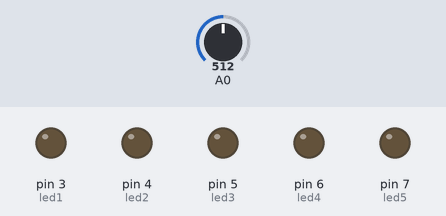
A sketch run on a simulated Arduino Uno, built with avr-gcc and run on an emulated ATmega328P. Shown: output pins drawn as LEDs (lit = HIGH). The inputs (shaded band) are chosen by the test bench; at power-on: A0 = 512. What the sketch prints to the serial monitor is not drawn.

Above: at 1.2 s.
1.3 s: A0 set to 716
At 1.8 s:
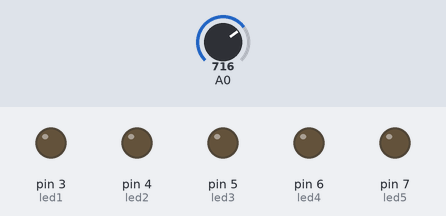
2.8 s: A0 set to 1023
At 4.0 s:
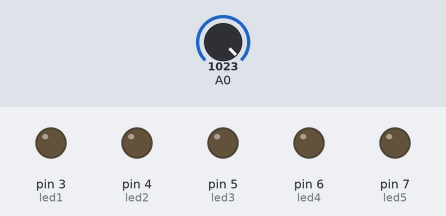
4.3 s: A0 set to 900
At 5.3 s:
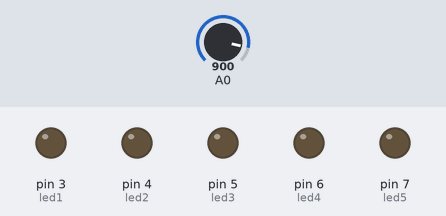
5.8 s: A0 set to 511
At 6.5 s:
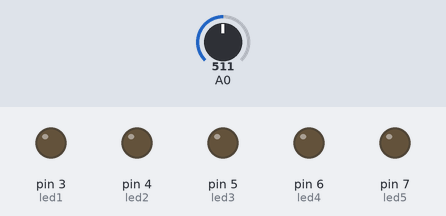
7.3 s: A0 set to 0
At 7.7 s:
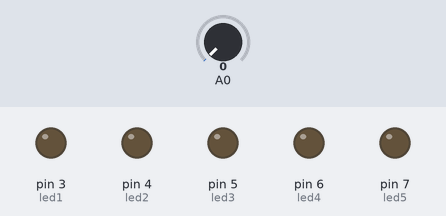
Timing chart, 0 to 9.8 s (numbered marks = the images above; inputs shaded):
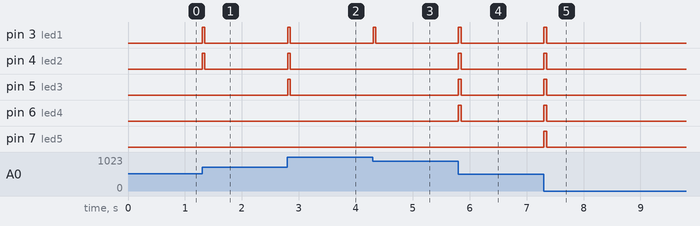

Measured:
- after the input at 1.3 s, pin 3 (led1), pin 4 (led2): LOW → HIGH at once, → LOW 0.05 s later
- after the input at 2.8 s, pin 3 (led1), pin 4 (led2), pin 5 (led3): LOW → HIGH at once, → LOW 0.05 s later
- after the input at 4.3 s, pin 3 (led1): LOW → HIGH at once, → LOW 0.05 s later
- after the input at 5.8 s, pin 3 (led1), pin 4 (led2), pin 5 (led3), pin 6 (led4): LOW → HIGH at once, → LOW 0.05 s later
- after the input at 7.3 s, pin 3 (led1), pin 4 (led2), pin 5 (led3), pin 6 (led4), pin 7 (led5): LOW → HIGH at once, → LOW 0.05 s later

The sketch:

midterm.ino
```cpp
const int sampleWindow = 50; // Sample window width in mS (50 mS = 20Hz)
unsigned int sample;
int led1 = 3;
int led2 = 4;
int led3 = 5;
int led4 = 6;
int led5 = 7;

void setup()
{
   pinMode(led1, OUTPUT);
   pinMode(led2, OUTPUT);
   pinMode(led3, OUTPUT);
   pinMode(led4, OUTPUT);
   pinMode(led5, OUTPUT);
   Serial.begin(9600);
}


void loop()
{
   unsigned long startMillis= millis();  // Start of sample window
   unsigned int peakToPeak = 0;   // peak-to-peak level

   unsigned int signalMax = 0;
   unsigned int signalMin = 1024;

   // collect data for 50 mS
   while (millis() - startMillis < sampleWindow)
   {
      sample = analogRead(0);
      if (sample < 1024)  // toss out spurious readings
      {
         if (sample > signalMax)
         {
            signalMax = sample;  // save just the max levels
         }
         else if (sample < signalMin)
         {
            signalMin = sample;  // save just the min levels
         }
      }
   }
   peakToPeak = signalMax - signalMin;  // max - min = peak-peak amplitude
   double volts = (peakToPeak * 5.0) / 1024;  // convert to volts

   Serial.println(volts);

 if (volts>0.4)  {
  digitalWrite(led1, HIGH);
  } else {
    digitalWrite(led1, LOW);
    }
 if (volts>0.8) {
  digitalWrite(led2, HIGH);
  } else {
    digitalWrite(led2, LOW);
    }
 if (volts>1.2) {
  digitalWrite(led3, HIGH);
  } else {
    digitalWrite(led3, LOW);
    }
 if (volts>1.6) {
  digitalWrite(led4, HIGH);
  } else {digitalWrite(led4, LOW);
  }
 if (volts>2) {
  digitalWrite(led5, HIGH);
  } else {digitalWrite(led5, LOW);
  }
}
```
